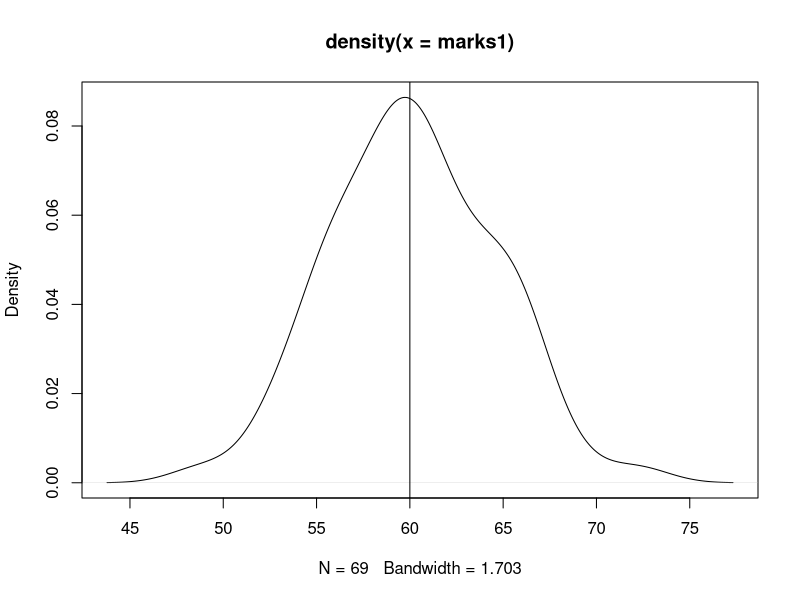

This figure's R source:
#datafrmae
#rollno, name, age, gender, course, marks1, marks2
(rollno=1:69)
(name=paste('student',1:69,sep='-'))
?runif
set.seed(1234)
(age = round(runif(69,18,25),0))
(height=round(runif(50,150,200),0))
set.seed(1)
(gender=sample(x=c('M','F'),size=69,replace=T,prob = c(.7,.3)))
table(gender)
prop.table(table(gender))   #prob. of male and female
rep('M',4)
gender2= c(rep('M',13),rep('F',69-13))
table(gender2)
prop.table(table(gender2))
(marks1=rnorm(69,mean=60,sd=5))
sd(marks1)  #standard devation of marks1
mean(marks1)  #mean of marks1
plot(density(marks1))    #graph of marks1
abline(v=60)    #display of mean in the grah
(marks2=rnorm(69,mean=70,sd=7))
(df=data.frame(rollno,name,gender,age,marks1,marks2))
df[,5]
tail(df)
df$marks1
df[1:3,c('rollno','marks1','marks2')]
print(summary(df))
str(df) 
class(df)
nrow(df)
ncol(df)
dim(df)
names(df)

df[age > 21 & age < 23,1:2]
nrow(df[age>21 & age < 23,1:2])
df[age> 22 & gender=='M',1:6]
df[age>21 & marks1>40 & marks2>40 & gender=='F',1:6]
df[order(df$marks1),]    #sorting assending
df[order(df$age,decreasing = T),]   #decending order
df[order(df$gender,df$age),]        
df[order(df$gender, -df$age),]   #nested sorting
#plot(density(marks1,marks2))
#plot(density(age))
mean(age)
aggregate(df$marks1, by=list(df$gender),mean)
aggregate(df$marks1,by=list(df$gender),sum)
aggregate(cbind(df$marks1,df$marks2),by=list(df$gender),mean)
aggregate(cbind(marks1,marks2) ~ gender,data = df, FUN = mean)#better than upper one
aggregate(marks1 ~ gender,data=df, FUN = mean)
#day one completed with success.
aggregate(cbind(marks1,marks2) ~ gender,data = df, FUN = sum)
